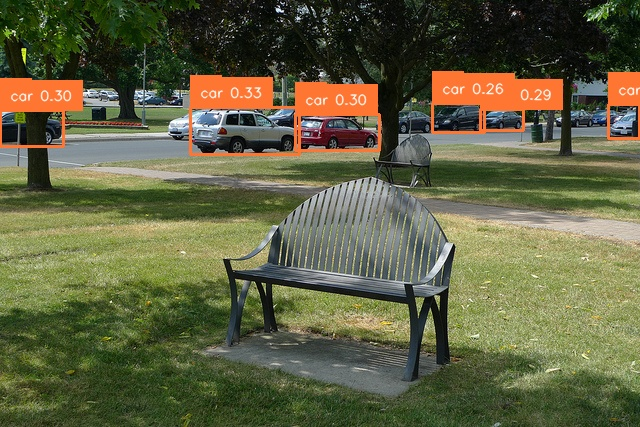
#> input picture reproduce_outputs/demo.jpg, 640 x 427 px
$ python make_failure_case_figure.py
#> lines starting #> are read from the running program, lines starting #| are printed output that depends on the picture; after the words box and inside, x2 and y2 are one past the last pixel; in counts of white or black regions, pixels touching at a corner belong together
import os
import os.path as osp

import cv2
import numpy as np


INPUT_IMAGE = "reproduce_outputs/demo.jpg"
OUTPUT_DIR = "failure_cases"
OUTPUT_IMAGE = "failure_case_dense_small_cars.jpg"


def put_lines(canvas, lines, x, y, scale=0.65, color=(40, 40, 40), thickness=2):
    line_h = int(30 * scale / 0.65)
    for idx, line in enumerate(lines):
        cv2.putText(
            canvas,
            line,
            (x, y + idx * line_h),
            cv2.FONT_HERSHEY_SIMPLEX,
            scale,
            color,
            thickness,
            cv2.LINE_AA,
        )


def wrap_line(line, max_chars):
    words = line.split()
    wrapped = []
    current = ""
    for word in words:
        candidate = word if not current else f"{current} {word}"
        if len(candidate) <= max_chars:
            current = candidate
        else:
            if current:
                wrapped.append(current)
            current = word
    if current:
        wrapped.append(current)
    return wrapped


def main():
    os.makedirs(OUTPUT_DIR, exist_ok=True)
    image = cv2.imread(INPUT_IMAGE)
#> image is the input picture: shape (427, 640, 3); mean B, G, R 65.8, 97.4, 96.9
    if image is None:
        raise FileNotFoundError(INPUT_IMAGE)

    target_w = 1040
    scale = target_w / image.shape[1]
#> scale = 1.62
    target_h = int(image.shape[0] * scale)
#> target_h = 693
    image = cv2.resize(image, (target_w, target_h))
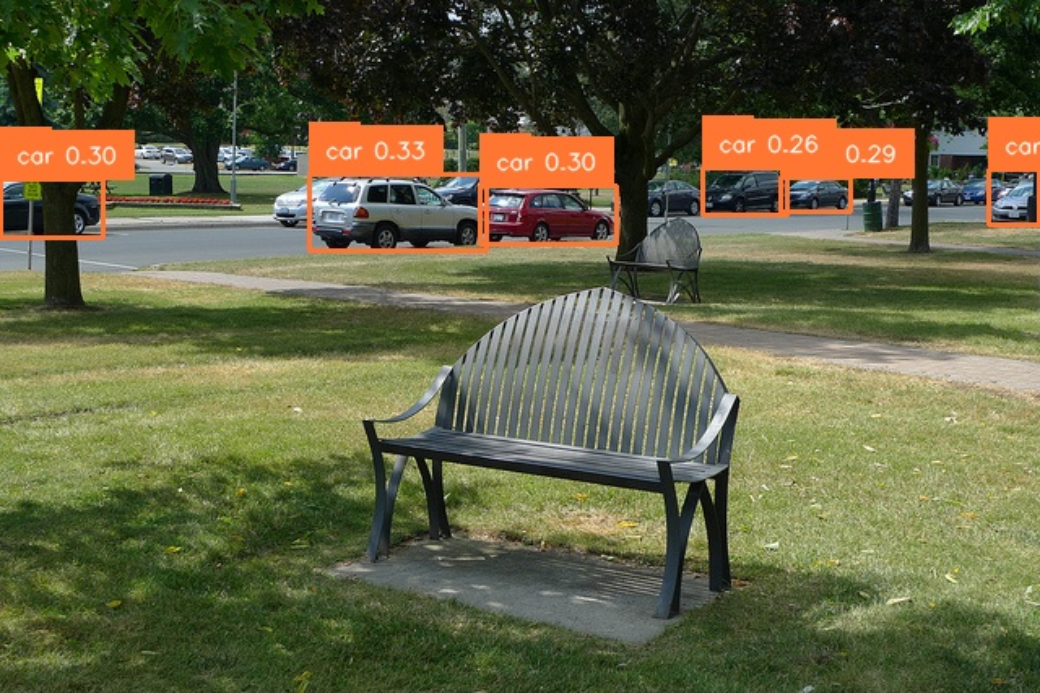
#> image: shape (693, 1040, 3); mean B, G, R 65.7, 97.2, 96.8

    top_h = 92
    bottom_h = 190
    margin = 22
    canvas = np.full(
        (image.shape[0] + top_h + bottom_h, image.shape[1], 3),
        248,
        dtype=np.uint8,
    )
    canvas[top_h : top_h + image.shape[0], :, :] = image
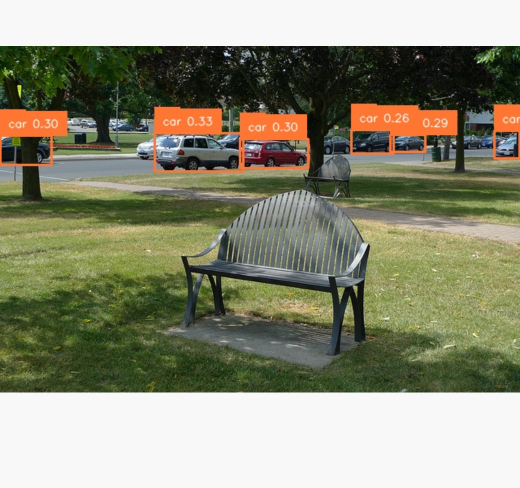
#> canvas: shape (975, 1040, 3) (shown at 1/2 size); mean B, G, R 118.4, 140.8, 140.5

    put_lines(
        canvas,
        ["Failure / Limitation Case: distant dense vehicles"],
        margin,
        38,
        scale=0.82,
        color=(20, 20, 20),
        thickness=2,
    )
#> after the loop in put_lines, `for idx, line in enumerate(lines):`:
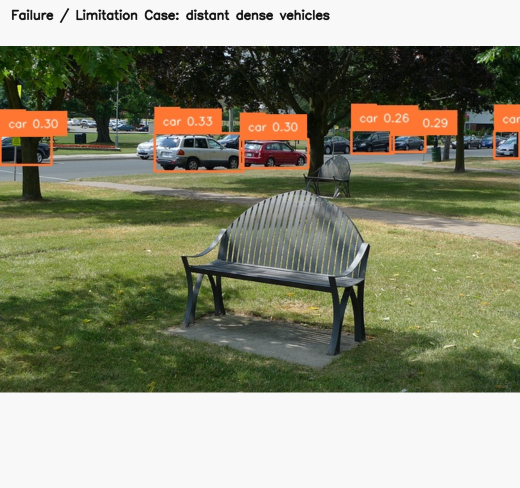
#> canvas: shape (975, 1040, 3) (shown at 1/2 size); 0.72% of pixels changed, all inside (x1, y1, x2, y2) = (23, 16, 660, 46)

    notes = [
        "Observed issue: cars are small and densely arranged, so boxes and labels overlap.",
        "Confidence is relatively low: the highest car score is about 0.33.",
        "Reason: small targets and dense scenes are harder for open-vocabulary matching.",
        "Report usage: use this figure to discuss limitations, not as the main success case.",
    ]
    wrapped_notes = []
    for note in notes:
        wrapped_notes.extend(wrap_line(note, max_chars=108))
    put_lines(
        canvas,
        wrapped_notes,
        margin,
        top_h + image.shape[0] + 34,
        scale=0.58,
        color=(45, 45, 45),
        thickness=1,
    )
#> call 2 of put_lines, with x = 22, y = 819, scale = 0.58, color = (45, 45, 45), thickness = 1
#> after the loop in put_lines (call 2), `for idx, line in enumerate(lines):`:
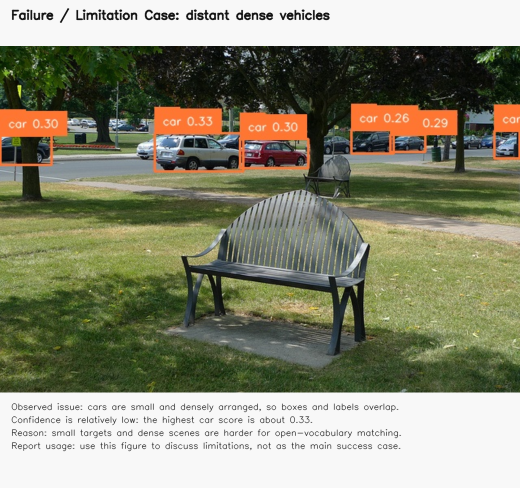
#> canvas: shape (975, 1040, 3) (shown at 1/2 size); 1.76% of pixels changed, all inside (x1, y1, x2, y2) = (23, 806, 803, 903)

    cv2.rectangle(
        canvas,
        (0, top_h),
        (image.shape[1] - 1, top_h + image.shape[0] - 1),
        (80, 80, 80),
        2,
    )
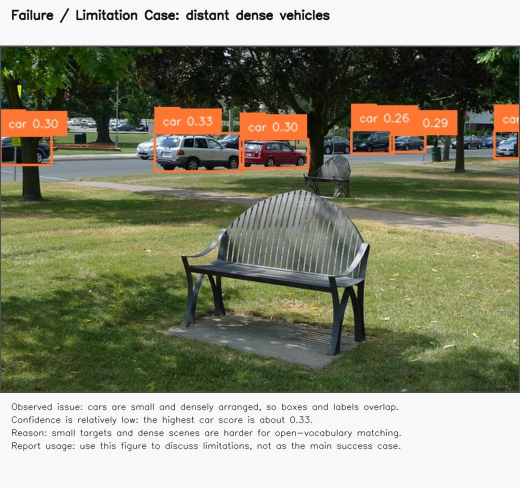
#> canvas: shape (975, 1040, 3) (shown at 1/2 size); 0.89% of pixels changed, all inside (x1, y1, x2, y2) = (0, 91, 1040, 786)

    output_path = osp.join(OUTPUT_DIR, OUTPUT_IMAGE)
    cv2.imwrite(output_path, canvas)
    print(osp.abspath(output_path))


if __name__ == "__main__":
    main()
